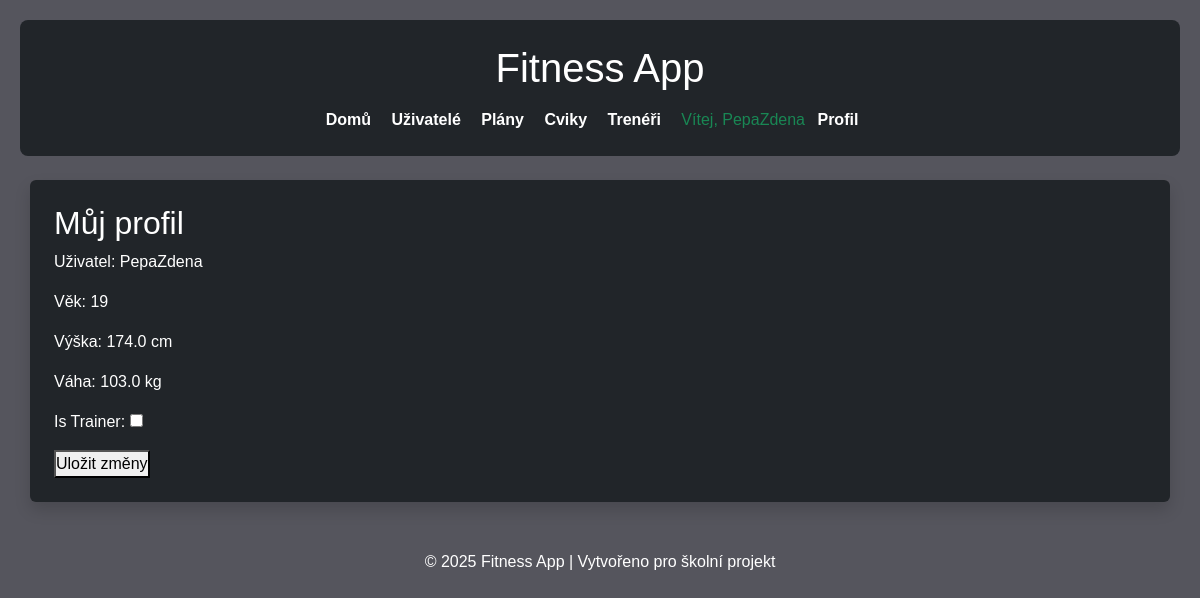
Page /accounts/profile/ (signed in) on the earlier database version.
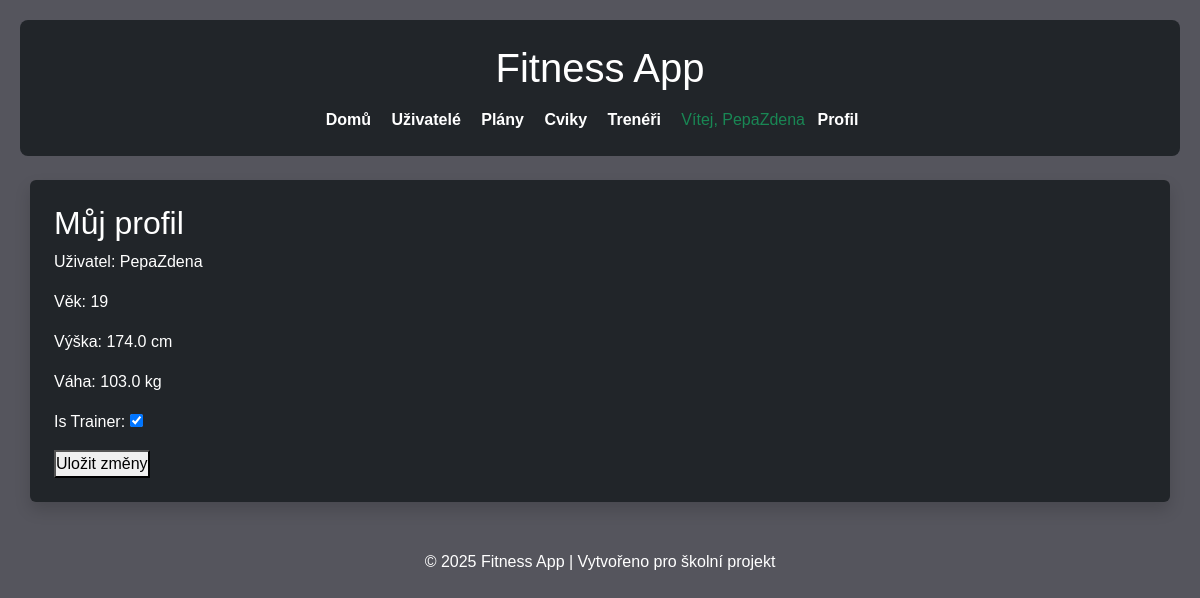
Same page on the later database version.
### library/models.py (models this page shows, shortened)
class UserProfile(models.Model):
    user = models.OneToOneField(User, on_delete=models.CASCADE, related_name='profile')
    age = models.IntegerField(verbose_name='Age')
    height = models.FloatField(verbose_name='Height (cm)')
    weight = models.FloatField(verbose_name='Weight (kg)')
    is_trainer = models.BooleanField(default=False, verbose_name='Is Trainer')
    trainer = models.ForeignKey(
        'self',
        on_delete=models.SET_NULL,
        null=True,
        blank=True,
        limit_choices_to={'is_trainer': True},
        related_name='clients',
        verbose_name='Selected Trainer'
    )
    class Meta:
        ordering = ['user__username']
        verbose_name = 'User Profile'
        verbose_name_plural = 'User Profiles'

### library/views.py (the view)
# urls.py: path('accounts/profile/', views.profile_view, name='profile'),
@login_required
def profile_view(request):
    profile = get_object_or_404(UserProfile, user=request.user)
    if request.method == 'POST':
        form = UserProfileForm(request.POST, instance=profile)
        if form.is_valid():
            form.save()
            return redirect('profile')
    else:
        form = UserProfileForm(instance=profile)
    return render(request, 'profile.html', {'profile': profile, 'form': form})

### library/forms.py
class UserProfileForm(forms.ModelForm):
    class Meta:
        model = UserProfile
        fields = ['is_trainer']  # volitelně přidej další např. věk, výška, váha

### library/templates/profile.html (shortened to what this page needs)
{% extends "base.html" %}
{% block content %}
  <h2>Můj profil</h2>
  <p>Uživatel: {{ profile.user.username }}</p>
  <p>Věk: {{ profile.age }}</p>
  <p>Výška: {{ profile.height }} cm</p>
  <p>Váha: {{ profile.weight }} kg</p>
  <form method="post">
    {{ form.as_p }}
    <button type="submit">Uložit změny</button>
  </form>
{% endblock %}

Differences in the rows shown:
changed UserProfile "PepaZdena": is_trainer "☐" → "☑"
